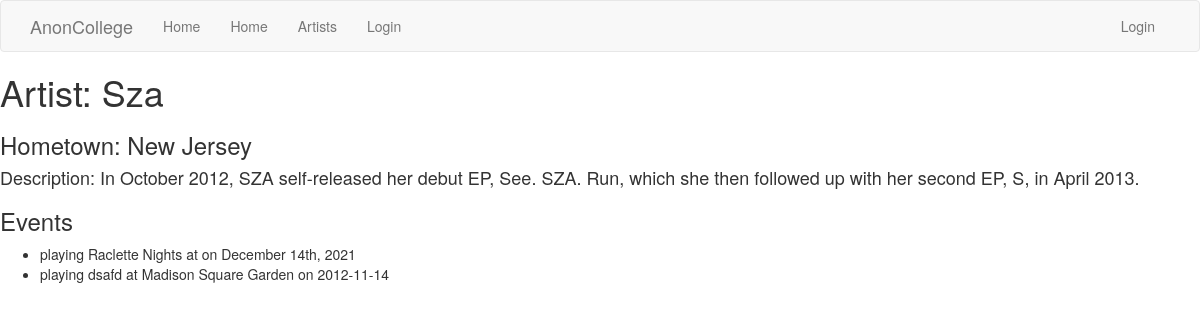
Page /artist/Sza on the earlier database version.
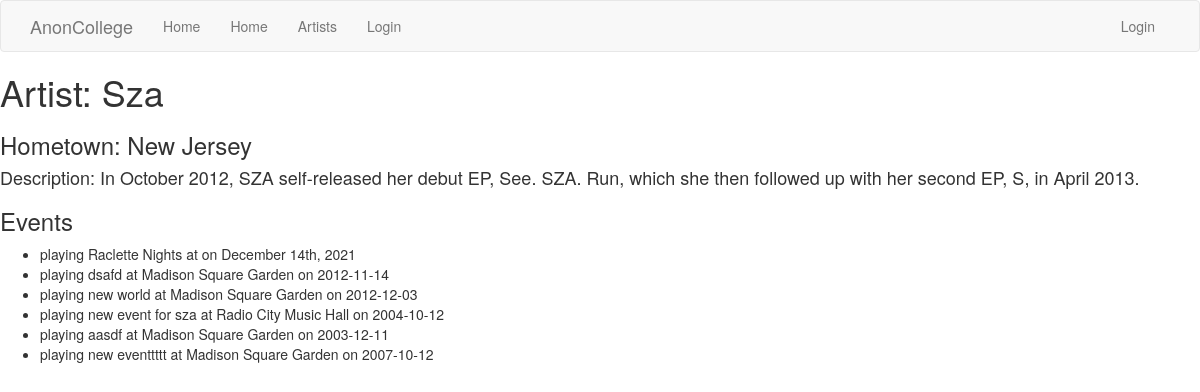
Same page on the later database version.
### app/models.py (models this page shows, shortened)
class Artist(db.Model):
    id = db.Column(db.Integer, primary_key=True, autoincrement=True)
    name = db.Column(db.String)
    hometown = db.Column(db.String)
    description = db.Column(db.String)
    artistToEvents = db.relationship("ArtistToEvent", backref="artist", lazy="dynamic")

class ArtistToEvent(db.Model):
    id = db.Column(db.Integer, primary_key=True, autoincrement=True)
    artist_id = db.Column(db.Integer, db.ForeignKey('artist.id'))
    event_id = db.Column(db.Integer, db.ForeignKey('event.id'))

class Event(db.Model):
    id = db.Column(db.Integer, primary_key=True, autoincrement=True)
    name = db.Column(db.String)
    date = db.Column(db.String)
    location = db.Column(db.String)
    tickets = db.Column(db.Integer)
    venue_id = db.Column(db.Integer, db.ForeignKey('venue.id'))
    artistToEvents = db.relationship("ArtistToEvent", backref="event", lazy="dynamic")

class Venue(db.Model):
    id = db.Column(db.Integer, primary_key=True, autoincrement=True)
    name = db.Column(db.String)
    date = db.Column(db.String)
    location = db.Column(db.String)
    tickets = db.Column(db.Integer)
    events = db.relationship("Event", backref="venue", lazy="dynamic")

### app/routes.py (the view)
@app.route('/artist/<name>')
def artist(name):
    my_artist = Artist.query.filter_by(name=name).first()
    return render_template('artist.html', artist=my_artist)

### app/templates/artist.html
{% extends "base.html" %}
    {% block app_content %}
        <h1>Artist: {{ artist.name }}</h1>
        <h3>Hometown: {{ artist.hometown }}</h3>
        <h4>Description: {{ artist.description }}</h4>
        <h3>Events</h3>
        <ul>
            {% for a2e in artist.artistToEvents %}
                <li>playing {{ a2e.event.name }} at {{ a2e.event.venue.name }} on {{ a2e.event.date }}</li>
            {% endfor %}
        </ul>
{% endblock %}

### app/templates/base.html (shortened to what this page needs)
{% extends "bootstrap/base.html" %}
{% block navbar %}
    <nav class="navbar navbar-default">
        <div class="container">
            <div class="navbar-header">
                <a class="navbar-brand" href="{{ url_for('homepage') }}">AnonCollege</a>
            </div>
            <div class="collapse navbar-collapse" id="bs-example-navbar-collapse-1">
                <ul class="nav navbar-nav">
                    <li><a href="{{ url_for('homepage') }}">Home</a></li>
                    {% if current_user.is_anonymous %}
                        <li><a href="{{ url_for('homepage') }}">Home</a></li>
                        <li><a href="{{ url_for('listOfArtists') }}">Artists</a></li>
                        <li><a href="{{ url_for('login') }}">Login</a></li>
                    {% endif %}
                </ul>
                <ul class="nav navbar-nav navbar-right">
                    {% if current_user.is_anonymous %}
                    <li><a href="{{ url_for('login') }}">Login</a></li>
                    {% else %}
                    <li><a href="{{ url_for('user', username=current_user.username) }}">Profile</a></li>
                    <li><a href="{{ url_for('logout') }}">Logout</a></li>
                    {% endif %}
                </ul>
            </div>
        </div>
    </nav>
{% endblock %}
{% block content %}
    {% block app_content %}{% endblock %}
{% endblock %}

Differences in the rows shown:
added ArtistToEvent: event.name "new world", event.venue.name "Madison Square Garden", event "2012-12-03"
added ArtistToEvent: event.name "new event for sza", event.venue.name "Radio City Music Hall", event "2004-10-12"
added ArtistToEvent: event.name "aasdf", event.venue.name "Madison Square Garden", event "2003-12-11"
added ArtistToEvent: event.name "new eventtttt", event.venue.name "Madison Square Garden", event "2007-10-12"
